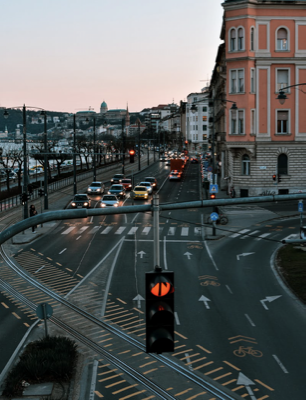
#> input picture Imagenes/road1.png, 306 x 400 px, found by its file name; its folder holds only this picture in this run
$ jupyter execute --allow-errors Tarea_1.ipynb
#> lines starting #> are read from the running program, lines starting #| are printed output that depends on the picture; after the words box and inside, x2 and y2 are one past the last pixel; in counts of white or black regions, pixels touching at a corner belong together
[cell 1]
#Agregamos las librerias
import matplotlib.pyplot as plt
import matplotlib.image as mpimg
import numpy as np
import os
import cv2

[cell 2]
def grey_image(source_color, source_b_w):
    # Obtenemos la lista de archivos de la carpeta
    archivos_carpeta = os.listdir(source_color)
    # Iteramos sobre cada archivo y agregamos solo los archivos de imagen a la lista
    Image_name = [archivo for archivo in archivos_carpeta if archivo.endswith(('.png', '.jpg', '.jpeg'))]
    # Iteramos sobre cada imagen
    for i, nombre_imagen in enumerate(Image_name):
        # Creamos la ruta completa del archivo de imagen
        ruta_imagen = os.path.join(source_color, nombre_imagen)
        Color_image = cv2.imread(ruta_imagen)
#> Color_image is the input picture: shape (400, 306, 3); mean B, G, R 90.1, 90.6, 86.9
        # Convertimos la imagen a escala de grises
        imagen_gris = cv2.cvtColor(Color_image, cv2.COLOR_BGR2GRAY)
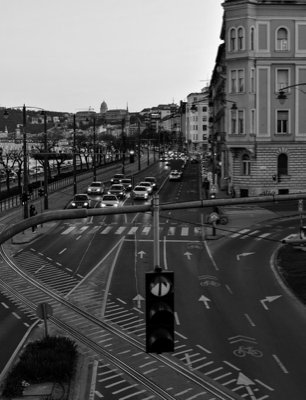
#> imagen_gris: shape (400, 306); min 0, max 255, mean 89.4
        # Generamos el nombre del archivo de salida y lo guardamos
        file_name = f"{os.path.splitext(nombre_imagen)[0]}_{i+1}_bn.png"
        ruta_archivo_gris = os.path.join(source_b_w, file_name)
        cv2.imwrite(ruta_archivo_gris, imagen_gris)

[cell 3]
def binarize_image(source_b_w, source_binary, threshold=100):
    # Obtener la lista de archivos de la carpeta
    archivos_carpeta_bn = os.listdir(source_b_w)
    nombres_imagenes_bn = []
    numero_cambios_bn = 1

    # Binarización de las imágenes
    for archivo_bn in archivos_carpeta_bn:
        # Comprobamos si el archivo tiene una extensión de imagen válida
        # Agregamos el nombre del archivo a la lista de nombres de imágenes
        nombres_imagenes_bn.append(archivo_bn)

    for imagenes_bn in nombres_imagenes_bn:
       # Creamos la ruta completa del archivo de imagen
        source_img_by = os.path.join(source_b_w, imagenes_bn)
        img_bn = cv2.imread(source_img_by)
        # Aplicar umbralización
        umbralizado_v0=img_bn.copy()
        umbralizado_v0[umbralizado_v0 < threshold] = 0
        umbralizado_v0[umbralizado_v0 >= threshold] = 255
        nombre_archivo_bn = os.path.splitext(imagenes_bn)[0]
        nuevo_nombre_archivo_bn = f"{nombre_archivo_bn}_{numero_cambios_bn}_binario.png"
        ruta_archivo_modificado_blanco = os.path.join(source_binary, nuevo_nombre_archivo_bn)
        # Guardamos la imagen binarizada
        cv2.imwrite(ruta_archivo_modificado_blanco, umbralizado_v0)
        numero_cambios_bn += 1

[cell 4]
def binarize_image_c(ruta_color, ruta_binario_color, umbral=127):
    # Obtener la lista de archivos de la carpeta
#> called with umbral = 127
    archivos_carpeta_binario_color = os.listdir(ruta_color)
    # Binarización de las imágenes
    for i, archivo in enumerate(archivos_carpeta_binario_color):
        # Creamos la ruta completa del archivo de imagen
        ruta_imagen = os.path.join(ruta_color, archivo)
        # Cargamos la imagen y aplicamos umbralización para la imagen a color
        imagen = cv2.imread(ruta_imagen)
        binarizado = cv2.threshold(imagen[:, :, 1], umbral, 255, cv2.THRESH_BINARY)[1]
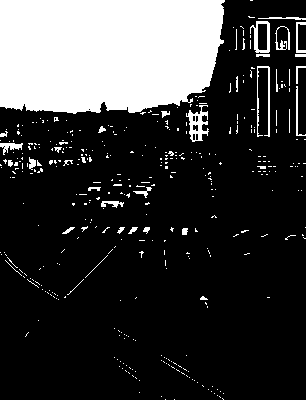
#> binarizado: shape (400, 306); 22.1% white; 394 white regions (358 under 20 px), largest, box (x1, y1, x2, y2) and area: (0, 0, 225, 114) 23304, (186, 105, 209, 142) 387, (250, 21, 270, 53) 270
        # Generamos el nombre del archivo de salida y lo guardamos
        nuevo_nombre = f"{os.path.splitext(archivo)[0]}_{i+1}_bincol.png"
        ruta_archivo_modificado = os.path.join(ruta_binario_color, nuevo_nombre)
        cv2.imwrite(ruta_archivo_modificado, binarizado)

[cell 5]
# [24 lines left out: function gaussian_noise, not called in this run]

[cell 6]
#Suavizado
# [24 lines left out: function suavizado, not called in this run]

[cell 7]
# [24 lines left out: function bordes, not called in this run]

[cell 8]
#Funcion para que ejecute:
Color = '/home/jeza/Descargas/Procesamiento_imagenes/Imagenes'
Black_White  = '/home/jeza/Descargas/Procesamiento_imagenes/Black_White'
Binario = '/home/jeza/Descargas/Procesamiento_imagenes/Binary'
Binario_color = '/home/jeza/Descargas/Procesamiento_imagenes/C_Binary'
Gauss = '/home/jeza/Descargas/Procesamiento_imagenes/Gauss'
Smoothing ='/home/jeza/Descargas/Procesamiento_imagenes/Smoothing'
Edificios='/home/jeza/Descargas/Procesamiento_imagenes/Edificios'
Bordes='/home/jeza/Descargas/Procesamiento_imagenes/Bordes'

#binarize_image(Black_White,Binario)
grey_image(Color,Black_White)
binarize_image_c(Color,Binario_color)
#> (the rest of this cell did not finish here and is left out)

$ run again, on Imagenes/road4.png
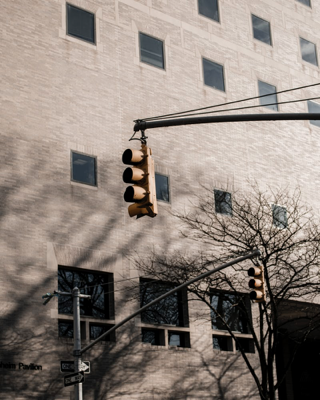
#> input picture Imagenes/road4.png, 320 x 400 px, found by its file name
#> in grey_image, Color_image is the input picture: shape (400, 320, 3); mean B, G, R 121.9, 129.7, 140.6
#> in binarize_image_c, `binarizado = cv2.threshold(imagen[:, :, 1], umbral, 255, cv2.THRESH_BI..`:
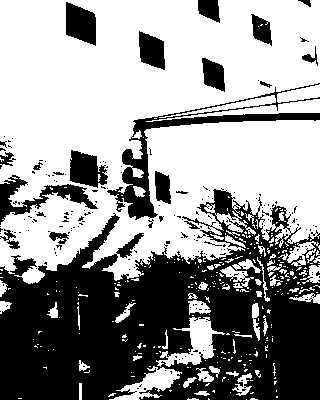
#> binarizado: shape (400, 320); 59.3% white; 208 black regions (184 under 20 px), largest, box (x1, y1, x2, y2) and area: (0, 189, 320, 400) 41435, (107, 83, 320, 220) 3539, (0, 175, 98, 225) 1401

$ run again, on Imagenes/road5.png
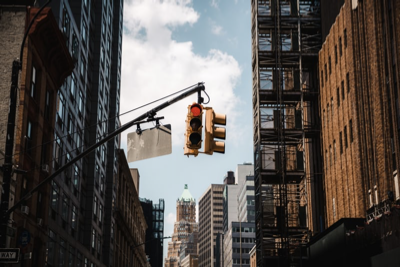
#> input picture Imagenes/road5.png, 400 x 267 px, found by its file name
#> in grey_image, Color_image is the input picture: shape (267, 400, 3); mean B, G, R 78.4, 82.3, 87.8
#> in grey_image, `imagen_gris = cv2.cvtColor(Color_image, cv2.COLOR_BGR2GRAY)`:
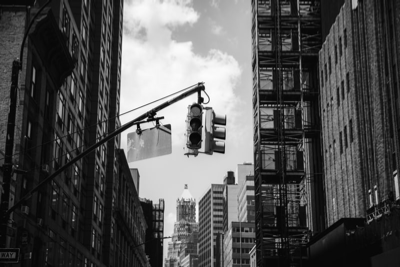
#> imagen_gris: shape (267, 400); min 1, max 254, mean 83.5
#> in binarize_image_c, `binarizado = cv2.threshold(imagen[:, :, 1], umbral, 255, cv2.THRESH_BI..`:
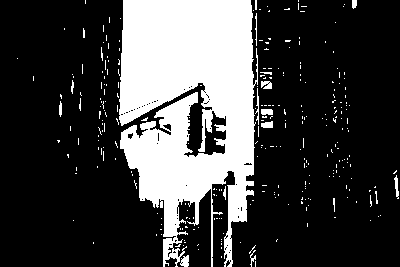
#> binarizado: shape (267, 400); 25% white; 290 white regions (273 under 20 px), largest, box (x1, y1, x2, y2) and area: (119, 0, 258, 267) 25125, (180, 255, 189, 267) 77, (261, 81, 272, 89) 71

$ run again, on Imagenes/road6.png
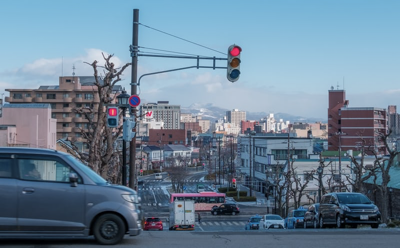
#> input picture Imagenes/road6.png, 400 x 248 px, found by its file name
#> in grey_image, Color_image is the input picture: shape (248, 400, 3); mean B, G, R 148.4, 129.1, 106.5
#> in grey_image, `imagen_gris = cv2.cvtColor(Color_image, cv2.COLOR_BGR2GRAY)`:
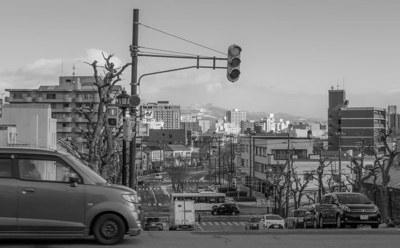
#> imagen_gris: shape (248, 400); min 0, max 251, mean 124.5
#> in binarize_image_c, `binarizado = cv2.threshold(imagen[:, :, 1], umbral, 255, cv2.THRESH_BI..`:
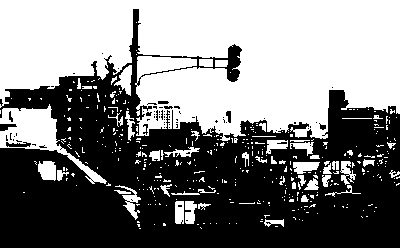
#> binarizado: shape (248, 400); 49.8% white; 393 white regions (341 under 20 px), largest, box (x1, y1, x2, y2) and area: (0, 0, 400, 141) 41521, (0, 104, 107, 184) 2339, (38, 161, 56, 181) 297

$ run again, on Imagenes/road10.png
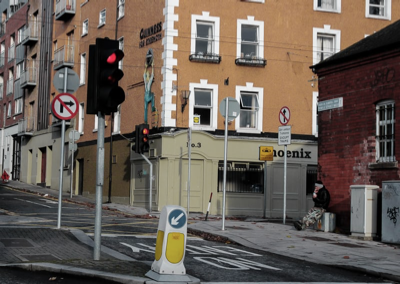
#> input picture Imagenes/road10.png, 400 x 284 px, found by its file name
#> in grey_image, Color_image is the input picture: shape (284, 400, 3); mean B, G, R 86.4, 94.9, 105.3
#> in grey_image, `imagen_gris = cv2.cvtColor(Color_image, cv2.COLOR_BGR2GRAY)`:
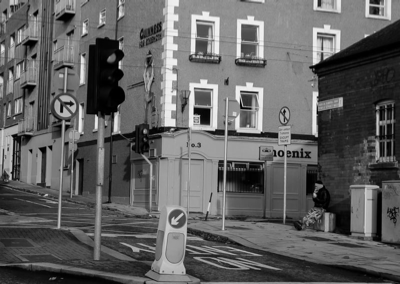
#> imagen_gris: shape (284, 400); min 0, max 246, mean 97.1
#> in binarize_image_c, `binarizado = cv2.threshold(imagen[:, :, 1], umbral, 255, cv2.THRESH_BI..`:
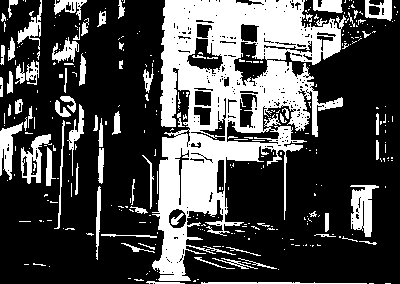
#> binarizado: shape (284, 400); 29.2% white; 342 white regions (270 under 20 px), largest, box (x1, y1, x2, y2) and area: (152, 0, 346, 281) 23292, (350, 185, 379, 237) 867, (21, 134, 52, 184) 616
